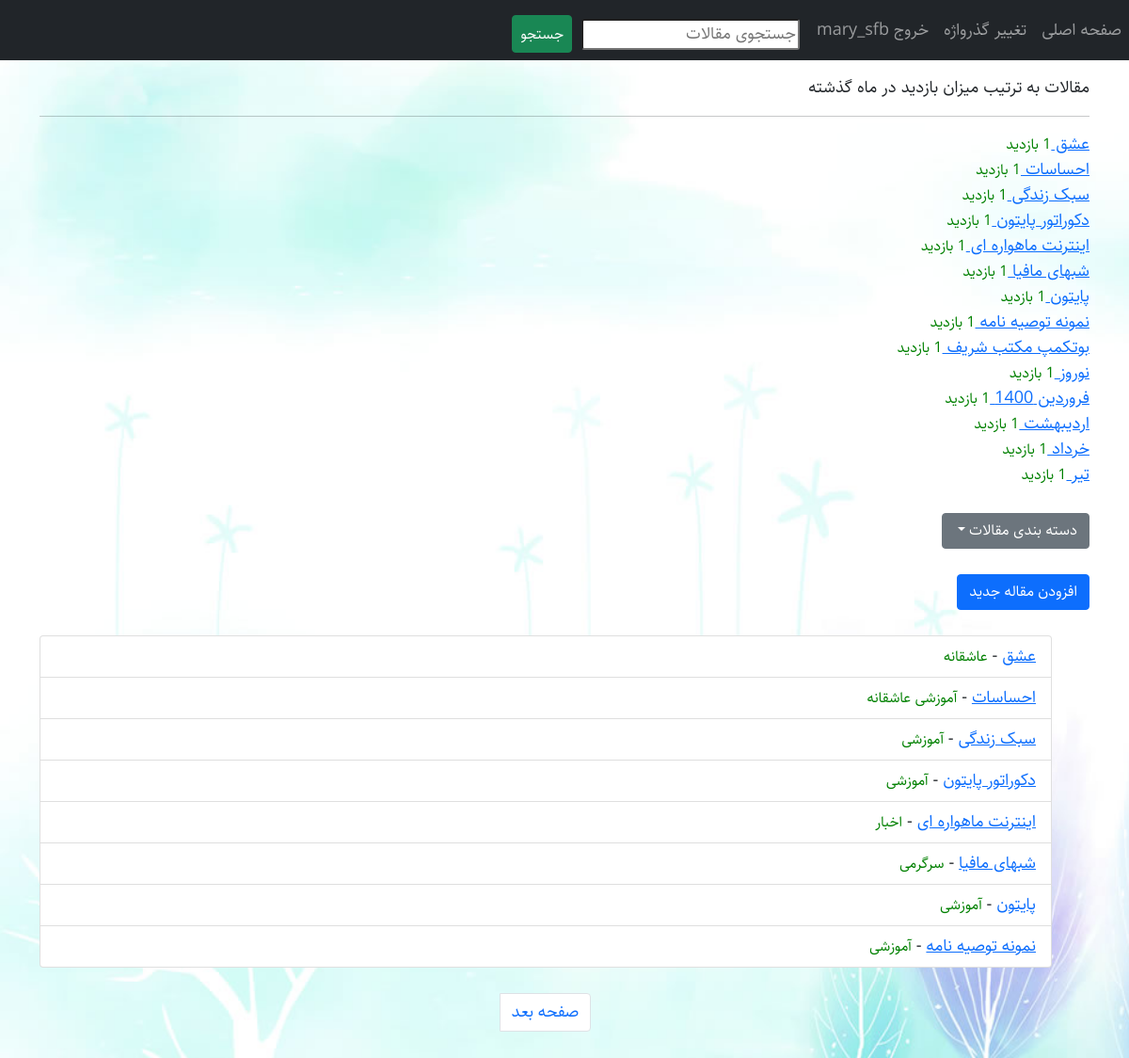
/ (signed in), run on the app's committed database.
### myblog/models.py (models this page shows, shortened)
class Article(models.Model):
    STATUS = (
        ('draft', 'Draft'),
        ('publish', 'Publish')
    )
    title = models.CharField(max_length=120, verbose_name='عنوان')
    slug = models.SlugField(max_length=120, unique=True)
    body = RichTextUploadingField(blank=True, null=True, verbose_name='بدنه مقاله')
    category = models.ManyToManyField(Category, related_name='articles', verbose_name='دسته بندی')
    publish_time = models.DateTimeField(default=timezone.now, verbose_name='زمان انتشار')
    created = models.DateTimeField(auto_now_add=True)
    updated = models.DateTimeField(auto_now=True)
    status = models.CharField(max_length=100, choices=STATUS, default='draft', verbose_name='وضعیت')
    writer = models.ForeignKey(User, on_delete=models.CASCADE, verbose_name='نویسنده')
    objects = PublishedArticleManager()
    hits = models.ManyToManyField(IPAddress, blank=True, through='ArticleHit', related_name='hits')
    class Meta:
        verbose_name = 'مقاله'
        verbose_name_plural = 'مقالات'
    def jpublish(self):
        return jalali_convertor(self.publish_time)
    jpublish.short_description = 'زمان انتشار'
    def get_absolute_url(self):
        return reverse('myblog:article_detail', args=[self.id, self.slug])
    def category_published(self):
        return self.category.filter(status=True)

class Category(models.Model):
    title = models.CharField(max_length=200)
    slug = models.SlugField(max_length=100, unique=True)
    status = models.BooleanField(default=True)
    position = models.IntegerField()
    class Meta:
        verbose_name = 'دسته بندی'
        verbose_name_plural = 'دسته بندی ها'
        ordering = ('position',)
    def get_absolute_url(self):
        return reverse('myblog:category', args=[self.slug])

### myblog/views.py (the view)
# urls.py: path('', views.all_articles, name='all_articles'),
def all_articles(request):
    last_month = datetime.today() - timedelta(days=30)
    all_articles = Article.objects.published()
    paginator = Paginator(all_articles, 8)
    page = request.GET.get('page')
    articles = paginator.get_page(page)
    categories = Category.objects.filter(status=True)
    popular_articles = Article.objects.published().annotate(count=Count('hits', filter=Q(articlehit__created__gt=last_month))).order_by('-count')
    context = {'categories': categories,
               'articles': articles,
               'popular_articles': popular_articles}
    return render(request, 'myblog/all_articles.html', context)

### myblog/models.py (called while the page is built)
    def published(self):
        return self.filter(status='publish')

### myblog/templates/myblog/all_articles.html (shortened to what this page needs)
{% extends 'base.html' %}
{% load static %}
{% block custom_tags %}
<link href="{% static 'myblog/css/style.css' %}" rel="stylesheet">
<link href="{% static 'myblog/css/rtl.css' %}" rel="stylesheet">
{% endblock %}
{% block content %}
<div class='popular-articles'>
    <p>مقالات به ترتیب میزان بازدید در ماه گذشته</p>
    <hr>
    {% for article in popular_articles %}
    <div>
        <a href="{% url 'myblog:article_detail' article.id article.slug %}">{{ article.title }}  </a><small>{{ article.hits.count }} بازدید</small>
    </div>
    {% endfor %}
</div><br/>
<div class="dropdown">
  <button class="btn btn-secondary dropdown-toggle" type="button" id="dropdownMenuButton1" data-bs-toggle="dropdown" aria-expanded="false">
دسته بندی مقالات  </button>
</div>
<br/>
<a href="{% url 'myblog:article_create' %}" class="btn btn-primary">افزودن مقاله جدید</a>
<br/><br/>
    <ul class="list-group">
    {% for article in articles %}
         <li class="list-group-item"><a href="{{ article.get_absolute_url }}">{{ article.title }}</a> -
             <small>{% for c in article.category_published.all %}
            {{ c.title }}
            {% endfor %}</small>
         </li>
    {% endfor %}
    </ul><br/>
<nav aria-label="Page navigation example">
  <ul class="pagination justify-content-center">
    <li class="page-item">
         {% if articles.has_next %}
      <a class="page-link" href="{% url 'myblog:all_articles' %}?page={{ articles.next_page_number }}">صفحه بعد</a>
        {% endif %}
    </li>
  </ul>
</nav>
<br/>
{% endblock %}

### templates/inc/navbar.html
<nav class="navbar navbar-expand-lg navbar-dark bg-dark">
  <div class="navbar-nav">
    <a class="nav-item nav-link" href="{% url 'myblog:all_articles' %}">صفحه اصلی </a>
    {% if request.user.is_authenticated %}
       <a class="nav-item nav-link" href="{% url 'accounts:password_change' %}">تغییر گذرواژه</a>
        <a class="nav-item nav-link" href="{% url 'accounts:user_logout' %}">خروج {{ request.user }}</a>
    {% else %}
    <a class="nav-item nav-link" href="{% url 'accounts:user_login' %}">ورود</a>
    <a class="nav-item nav-link" href="{% url 'accounts:user_register' %}">ثبت نام</a>
    {% endif %}
  </div>
    <form class="form-inline mt-2" action="{% url 'myblog:search' %}">
        <input type="text" name="q" placeholder="جستجوی مقالات" style="margin-right:10px;border-radius:3px">
        <button class="btn btn-success" style="padding:8px;margin-right:5px;height:40px">جستجو</button>
    </form>
</nav>

### static/myblog/css/rtl.css (style rules this page uses)
body { direction: rtl; text-align: right; font-family: "Sahel"; font-size: 18px; }

### static/myblog/css/style.css (style rules this page uses)
small { color : green; }
body { background-image: url('../img/background.jpg'); background-size:cover; }

### data on the page
Article: title "عشق"
Article: title "احساسات"
Article: title "سبک زندگی"
Article: title "دکوراتور پایتون"
Article: title "اینترنت ماهواره ای"
Article: title "شبهای مافیا"
Article: title "پایتون"
Article: title "نمونه توصیه نامه"
Article: title "بوتکمپ مکتب شریف"
Article: title "نوروز"
Article: title "فروردین 1400"
Article: title "اردیبهشت"
Article: title "خرداد"
Article: title "تیر"
Category: title "عاشقانه"
Category: title "آموزشی"
Category: title "اخبار"
Category: title "سرگرمی"

### other printed values
{{ request.user }} "mary_sfb"
